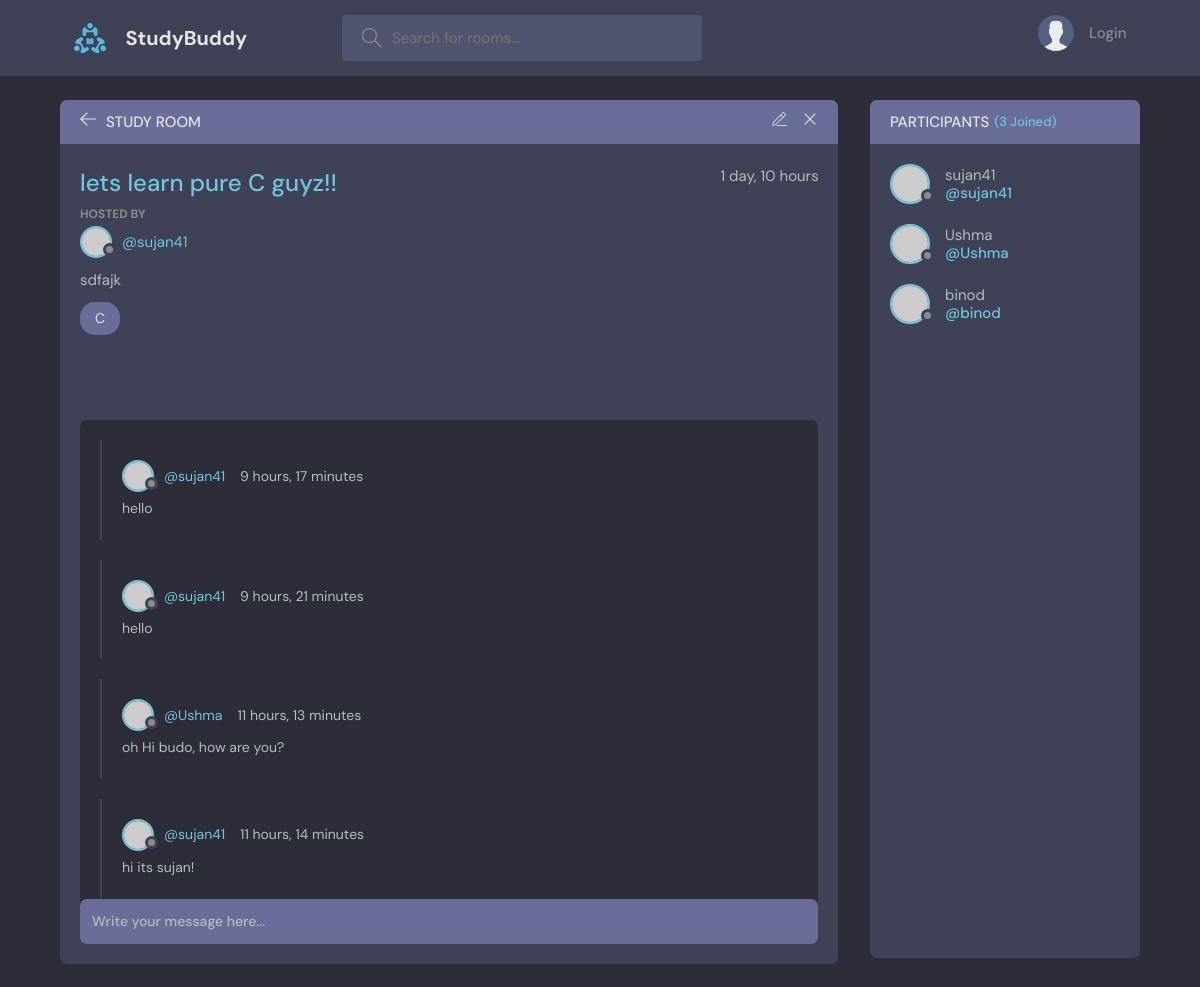
/room/13/, run on the app's committed database.
### base/models.py (models this page shows, shortened)
class Room(models.Model):
    host = models.ForeignKey(User, on_delete=models.SET_NULL, null=True)
    topic = models.ForeignKey(Topic, on_delete=models.SET_NULL, null=True)
    name = models.CharField(max_length=200)
    description = models.TextField(null=True, blank=True)
    participants = models.ManyToManyField(User, related_name='participants', blank=True)
    updated = models.DateTimeField(auto_now=True)
    created = models.DateTimeField(auto_now_add=True)
    class Meta:
        ordering = ['-updated', '-created']

class Topic(models.Model):
    name = models.CharField(max_length=200)
    def __str__(self):
        return self.name

class Message(models.Model):
    user = models.ForeignKey(User, on_delete=models.CASCADE)
    room = models.ForeignKey(Room, on_delete=models.CASCADE)
    body = models.TextField()
    updated = models.DateTimeField(auto_now=True)
    created = models.DateTimeField(auto_now_add=True)
    class Meta:
        ordering = ['-updated', '-created']

### base/views.py (the view, shortened to what this page needs)
# urls.py: path('room/<str:pk>/', views.room, name="room"),
def room(request, pk):
    room = Room.objects.get(id=pk)
    room_messages = Message.objects.filter(room_id = pk).order_by('-created')
    participants = room.participants.all()
    context = {'room': room, 'room_messages': room_messages, 'participants': participants}
    return render(request,'base/room.html', context)

### base/templates/base/room.html (shortened to what this page needs)
{% extends 'main.html' %}
{% block content %}
  <main class="profile-page layout layout--2">
      <div class="container">
        <div class="room">
          <div class="room__top">
            <div class="room__topLeft">
              <a href="index.html">
                <svg version="1.1" xmlns="http://www.w3.org/2000/svg" width="32" height="32" viewBox="0 0 32 32">
                  <title>arrow-left</title>
                  <path
                    d="M13.723 2.286l-13.723 13.714 13.719 13.714 1.616-1.611-10.96-10.96h27.625v-2.286h-27.625l10.965-10.965-1.616-1.607z"
                  ></path>
                </svg>
              </a>
              <h3>Study Room</h3>
            </div>
            <div class="room__topRight">
              <a href="{% url 'update-room' room.id %}">
              </a>
              <a href="{% url 'delete-room' room.id %}">
                <svg version="1.1" xmlns="http://www.w3.org/2000/svg" width="32" height="32" viewBox="0 0 32 32">
                  <title>remove</title>
                  <path
                    d="M27.314 6.019l-1.333-1.333-9.98 9.981-9.981-9.981-1.333 1.333 9.981 9.981-9.981 9.98 1.333 1.333 9.981-9.98 9.98 9.98 1.333-1.333-9.98-9.98 9.98-9.981z"
                  ></path>
                </svg>
              </a>
            </div>
          </div>
          <div class="room__box scroll">
            <div class="room__header scroll">
              <div class="room__info">
                <h3>{{room.name}}</h3>
                <span>{{room.created|timesince}}</span>
              </div>
              <div class="room__hosted">
                <p>Hosted By</p>
                <a href="#" class="room__author">
                  <div class="avatar avatar--small">
                    <img src="https://randomuser.me/api/portraits/men/37.jpg" />
                  </div>
                  <span>@{{room.host}}</span>
                </a>
              </div>
              <div class="room__details">
                {{room.description}}
              </div>
              <span class="room__topics">{{room.topic}}</span>
            </div>
            <div class="room__conversation">
              <div class="threads scroll">
                {% for message in room_messages %}
                <div class="thread">
                  <div class="thread__top">
                    <div class="thread__author">
                      <a href="{% url 'profile' message.user.id %}" class="thread__authorInfo">
                        <div class="avatar avatar--small">
                          <img src="https://randomuser.me/api/portraits/men/37.jpg" />
                        </div>
                        <span>@{{message.user}}</span>
                      </a>
                      <span class="thread__date">{{message.created|timesince}}</span>
                    </div>
                  </div>
                  <div class="thread__details">
                    {{message.body}}
                  </div>
                </div>
                {% endfor %}
              </div>
            </div>
          </div>
          <div class="room__message">
            <form action="" method="post">{% csrf_token %}<input name="body" placeholder="Write your message here..." /></form>
          </div>
        </div>
        <div class="participants">
          <h3 class="participants__top">Participants <span>({{participants.count}} Joined)</span></h3>
          <div class="participants__list scroll">
            {% for user in participants %}
            <a href="{% url 'profile' user.id %}" class="participant">
              <div class="avatar avatar--medium">
                <img src="https://randomuser.me/api/portraits/men/37.jpg" />
              </div>
              <p>
                {{user.username}}
                <span>@{{user}}</span>
              </p>
            </a>
            {% endfor %}
          </div>
        </div>
      </div>
    </main>
{% endblock %}

### data on the page
Room: name "lets learn pure C guyz!!", created "1 day, 10 hours", host "sujan41", description "sdfajk", topic "C"
Message: user "sujan41", created "9 hours, 17 minutes", body "hello"
Message: user "sujan41", created "9 hours, 21 minutes", body "hello"
Message: user "Ushma", created "11 hours, 13 minutes", body "oh Hi budo, how are you?"
Message: user "sujan41", created "11 hours, 14 minutes", body "hi its sujan!"

### other printed values
{{ participants.count }} "3"
{{ user.username }} "sujan41"
{{ user }} "sujan41"
{{ user.username }} "Ushma"
{{ user }} "Ushma"
{{ user.username }} "binod"
{{ user }} "binod"
